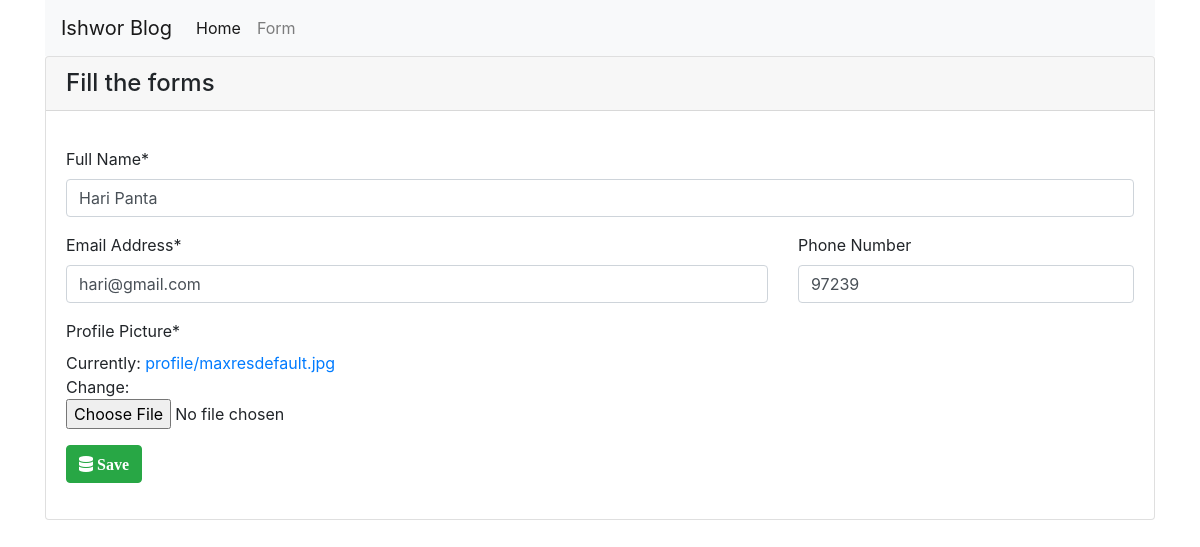
Screenshot of /addnew/11/ with the database file from the repository.
### basic_crud/models.py (models this page shows, shortened)
class Detail(models.Model):
    fullname = models.CharField(max_length=50)
    email = models.CharField(max_length=200)
    phone = models.IntegerField(null=True)
    profile = models.ImageField(default='IMAGE',upload_to='profile/')
    date_added = models.DateTimeField(default=timezone.now, blank=True)
    class Meta:
        ordering = ['-date_added']

### basic_crud/views.py (the view, shortened to what this page needs)
# urls.py: path('addnew/', views.add, name='add'),
def add(request, id=0):
    if request.method == "GET":
        if id == 0:
            form = UserDetails()
        else:
            edit_user = Detail.objects.get(pk=id)
            form = UserDetails(instance=edit_user)
        context = {'form': form}
        return render(request, 'basic_crud/form.html', context)

### basic_crud/forms.py
class UserDetails(forms.ModelForm):
    class Meta:
        model = Detail
        fields = ['fullname', 'email', 'phone','profile']
        labels = {
            'fullname': 'Full Name',
            'email': 'Email Address',
            'phone': 'Phone Number',
            'profile':'Profile Picture',
        }
    def __init__(self, *args, **kwargs):
        super(UserDetails, self).__init__(*args, **kwargs)
        self.fields['phone'].required = False

### basic_crud/templates/basic_crud/form.html (shortened to what this page needs)
{% extends 'basic_crud/base.html' %}
{% block content %}
{% load crispy_forms_tags %}
<div class="card">
    <h4 class="card-header">Fill the forms </h4>
    <div class="card-body">
        <p class="card-text">
            <form action="" method="POST" enctype="multipart/form-data">
                <div class="form-group">
                    {{form.fullname|as_crispy_field}}
                    <div class="row">
                        <div class="col-md-8">
                            {{form.email|as_crispy_field}}
                        </div>
                        <div class="col-md-4">
                            {{form.phone|as_crispy_field}}
                        </div>
                    </div>
                    {{form.profile|as_crispy_field}}
                </div>
                <button class="btn btn-success" type="submit"><i class="fas fa-database"> Save</i></button>
            </form>
        </p>
    </div>
</div>
{% endblock content %}

### rows the page displays
Detail: fullname "Hari Panta", email "hari@gmail.com", phone "97239"
